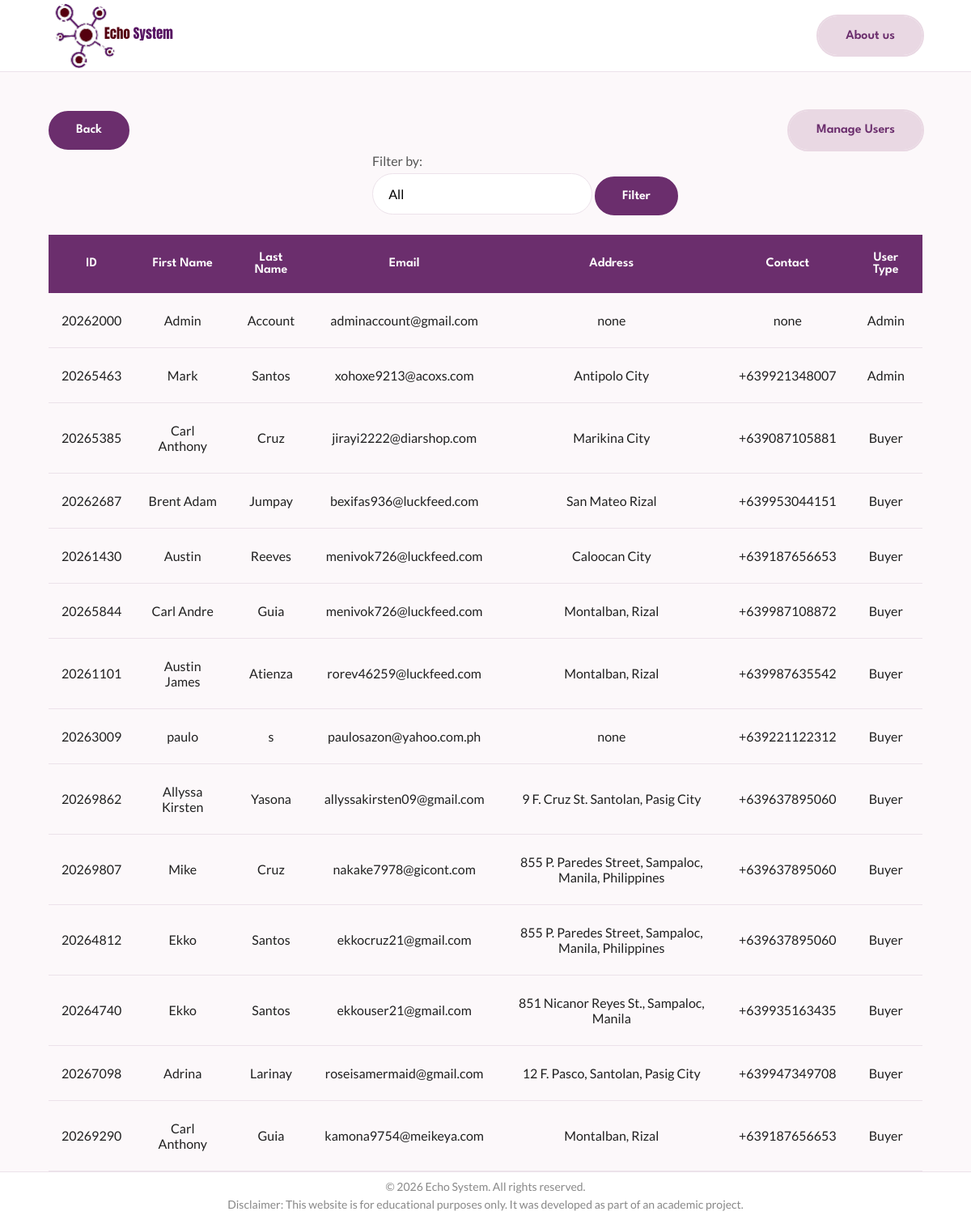
/users.php (signed in), run on the app's committed database.
### tables this page shows
CREATE TABLE `users` (
  `user_id` int(11) NOT NULL,
  `first_name` varchar(50) NOT NULL,
  `last_name` varchar(50) NOT NULL,
  `email` varchar(50) NOT NULL,
  `address` varchar(100) NOT NULL,
  `contact` varchar(20) DEFAULT NULL,
  `password` varchar(50) NOT NULL,
  `user_type` varchar(10) NOT NULL,
  `date_creation` datetime NOT NULL DEFAULT current_timestamp(),
  `token` varchar(64) NOT NULL,
  `is_confirmed` tinyint(1) NOT NULL
);

### users.php (the view, shortened to what this page needs)
<?php
require('db(be).php');
require 'header.php';
$filterType = isset($_POST['selectType']) ? $_POST['selectType'] : 'All';
?>
    <div class="container">
        <div style="display:flex;justify-content: space-between; margin-top:3rem;">
            <a href="adminHome.php" class="btn btn-primary">
                Back
            </a>
            <a href="manage_users.php" class="btn btn-secondary">
                Manage Users
            </a>
        </div>
        <p style="margin-left:25rem;">Filter by:</p>
        <form action="users.php" method="POST" style="margin-left:25rem;">
           <select name="selectType">
                <option value="All" <?php echo ($filterType === 'All') ? 'selected' : ''; ?>>All</option>
           </select>
           <button type="submit" class="btn btn-primary">Filter</button>
        </form>
        <table style="margin-top: 1.5rem;">
           <thead>
               <tr>
                   <th>ID</th>
                   <th>First Name</th>
                   <th>Last Name</th>
                   <th>Email</th>
                   <th>Address</th>
                   <th>Contact</th>
                   <th>User Type</th>
               </tr>
           </thead>
           <tbody>
               <?php
               $sql = "SELECT * FROM users";
               $result = mysqli_query($conn, $sql);
               while ($row = mysqli_fetch_assoc($result)) {
                   echo "<tr>";
                   echo "<td>" . htmlspecialchars($row['user_id']) . "</td>";
                   echo "<td>" . htmlspecialchars($row['first_name']) . "</td>";
                   echo "<td>" . htmlspecialchars($row['last_name']) . "</td>";
                   echo "<td>" . htmlspecialchars($row['email']) . "</td>";
                   echo "<td>" . htmlspecialchars($row['address']) . "</td>";
                   echo "<td>" . htmlspecialchars($row['contact']) . "</td>";
                   echo "<td>" . htmlspecialchars($row['user_type']) . "</td>";
                   echo "</tr>";
               }
               ?>
           </tbody>
        </table>
    </div>
<?php require 'footer.php';?>

### css/style.css (style rules this page uses)
:root { --primary-color:#6B2E6D; --primary-color-alt:#532455; --secondary-color:#E9D8E3; --secondary-color-alt:#D6C0D1; --accent-color:#8B2332; --title-color:#202020; --text-color:#555555; --text-light:#888888; --body-color:#FCF8FA; --container-color:#FFFFFF; --border-color:#ECE2EA; --body-font:'Lato', sans-serif; --heading-font:'League Spartan', sans-serif; --big-font:clamp(3rem,6vw,5rem); --h1-font:clamp(2.5rem,5vw,3.5rem); --h2-font:2.3rem; --h3-font:1.5rem; --normal-font:1rem; --small-font:.875rem; --weight-400:400; --weight-500:500; --weight-600:600; --weight-700:700; --radius-sm:8px; --radius-md:15px; --radius-lg:50px; --shadow:0 15px 35px rgba(0,0,0,.08); --transition:.35s ease; }
* { margin:0; padding:0; box-sizing:border-box; }
html { scroll-behavior:smooth; }
body { font-family:var(--body-font); background:var(--body-color); color:var(--text-color); min-height:100vh; display:flex; flex-direction:column; overflow-x:hidden; }
a { text-decoration:none; color:inherit; }
button, input { border:none; outline:none; font-family:inherit; }
p { line-height:1.8; }
.container { width: 90%; max-width: 1200px; margin: 0 auto; }
.btn { display:inline-flex; justify-content:center; align-items:center; padding:.9rem 2rem; border-radius:50px; cursor:pointer; font-family:var(--heading-font); font-size:1rem; font-weight:600; transition:var(--transition); }
.btn-primary { background:var(--primary-color); color:#fff; border:2px solid var(--primary-color); }
.btn-secondary { background:var(--secondary-color); color:var(--primary-color); border:2px solid var(--secondary-color); outline:2px solid var(--secondary-color); }
select { width:40%; padding:1rem 3rem 1rem 1.2rem; background:var(--container-color); border:1px solid var(--border-color); border-radius:var(--radius-lg); font-family:var(--body-font); font-size:var(--normal-font); cursor:pointer; appearance:none; background-repeat:no-repeat; background-position:right 1.2rem center; transition:var(--transition); }
table { width:100%; border-collapse:collapse; }
thead { background:var(--primary-color); }
thead th { color:#fff; font-family:var(--heading-font); font-weight:var(--weight-600); font-size:1rem; text-align:center; padding:1.3rem 1rem; }
tbody td { padding:1.5rem 1rem; font-size:var(--normal-font); color:var(--title-color); text-align:center; border-bottom:1px solid var(--border-color); }

### data on the page
users: user_id "20262000", first_name "Admin", last_name "Account", email "adminaccount@gmail.com", address "none", contact "none", user_type "Admin"
users: user_id "20265463", first_name "Mark", last_name "Santos", email "xohoxe9213@acoxs.com", address "Antipolo City", contact "+639921348007", user_type "Admin"
users: user_id "20265385", first_name "Carl Anthony", last_name "Cruz", email "jirayi2222@diarshop.com", address "Marikina City", contact "+639087105881", user_type "Buyer"
users: user_id "20262687", first_name "Brent Adam", last_name "Jumpay", email "bexifas936@luckfeed.com", address "San Mateo Rizal", contact "+639953044151", user_type "Buyer"
users: user_id "20261430", first_name "Austin", last_name "Reeves", email "menivok726@luckfeed.com", address "Caloocan City", contact "+639187656653", user_type "Buyer"
users: user_id "20265844", first_name "Carl Andre", last_name "Guia", email "menivok726@luckfeed.com", address "Montalban, Rizal", contact "+639987108872", user_type "Buyer"
users: user_id "20261101", first_name "Austin James", last_name "Atienza", email "rorev46259@luckfeed.com", address "Montalban, Rizal", contact "+639987635542", user_type "Buyer"
users: user_id "20263009", first_name "paulo", last_name "s", email "paulosazon@yahoo.com.ph", address "none", contact "+639221122312", user_type "Buyer"
users: user_id "20269862", first_name "Allyssa Kirsten", last_name "Yasona", email "allyssakirsten09@gmail.com", address "9 F. Cruz St. Santolan, Pasig City", contact "+639637895060", user_type "Buyer"
users: user_id "20269807", first_name "Mike", last_name "Cruz", email "nakake7978@gicont.com", address "855 P. Paredes Street, Sampaloc, Manila, Philippines", contact "+639637895060", user_type "Buyer"
users: user_id "20264812", first_name "Ekko", last_name "Santos", email "ekkocruz21@gmail.com", address "855 P. Paredes Street, Sampaloc, Manila, Philippines", contact "+639637895060", user_type "Buyer"
users: user_id "20264740", first_name "Ekko", last_name "Santos", email "ekkouser21@gmail.com", address "851 Nicanor Reyes St., Sampaloc, Manila", contact "+639935163435", user_type "Buyer"
users: user_id "20267098", first_name "Adrina", last_name "Larinay", email "roseisamermaid@gmail.com", address "12 F. Pasco, Santolan, Pasig City", contact "+639947349708", user_type "Buyer"
users: user_id "20269290", first_name "Carl Anthony", last_name "Guia", email "kamona9754@meikeya.com", address "Montalban, Rizal", contact "+639187656653", user_type "Buyer"
